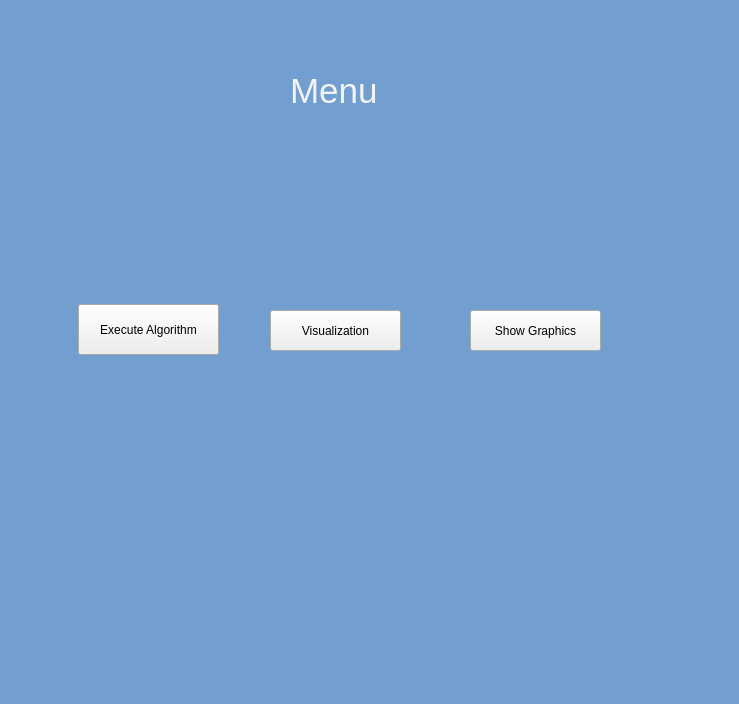
<?xml version="1.0" encoding="UTF-8"?>
<ui version="4.0">
 <class>MainWindow</class>
 <widget class="QMainWindow" name="MainWindow">
  <property name="geometry">
   <rect>
    <x>0</x>
    <y>0</y>
    <width>739</width>
    <height>704</height>
   </rect>
  </property>
  <property name="windowTitle">
   <string>MainWindow</string>
  </property>
  <property name="styleSheet">
   <string notr="true">background-color: rgb(114, 159, 207);</string>
  </property>
  <widget class="QWidget" name="centralwidget">
   <widget class="QLabel" name="label">
    <property name="geometry">
     <rect>
      <x>290</x>
      <y>60</y>
      <width>211</width>
      <height>61</height>
     </rect>
    </property>
    <property name="font">
     <font>
      <pointsize>26</pointsize>
     </font>
    </property>
    <property name="styleSheet">
     <string notr="true">color: rgb(243, 243, 243);</string>
    </property>
    <property name="text">
     <string>Menu</string>
    </property>
   </widget>
   <widget class="QPushButton" name="pushButton">
    <property name="geometry">
     <rect>
      <x>78</x>
      <y>304</y>
      <width>141</width>
      <height>51</height>
     </rect>
    </property>
    <property name="styleSheet">
     <string notr="true">background-color: rgb(238, 238, 236);</string>
    </property>
    <property name="text">
     <string>Execute Algorithm</string>
    </property>
   </widget>
   <widget class="QPushButton" name="pushButton_2">
    <property name="geometry">
     <rect>
      <x>270</x>
      <y>310</y>
      <width>131</width>
      <height>41</height>
     </rect>
    </property>
    <property name="styleSheet">
     <string notr="true">background-color: rgb(238, 238, 236);</string>
    </property>
    <property name="text">
     <string>Visualization</string>
    </property>
   </widget>
   <widget class="QPushButton" name="pushButton_3">
    <property name="geometry">
     <rect>
      <x>470</x>
      <y>310</y>
      <width>131</width>
      <height>41</height>
     </rect>
    </property>
    <property name="styleSheet">
     <string notr="true">background-color: rgb(238, 238, 236);</string>
    </property>
    <property name="text">
     <string>Show Graphics</string>
    </property>
   </widget>
  </widget>
  <widget class="QMenuBar" name="menubar">
   <property name="geometry">
    <rect>
     <x>0</x>
     <y>0</y>
     <width>739</width>
     <height>22</height>
    </rect>
   </property>
  </widget>
  <widget class="QStatusBar" name="statusbar"/>
 </widget>
 <resources/>
 <connections/>
</ui>
